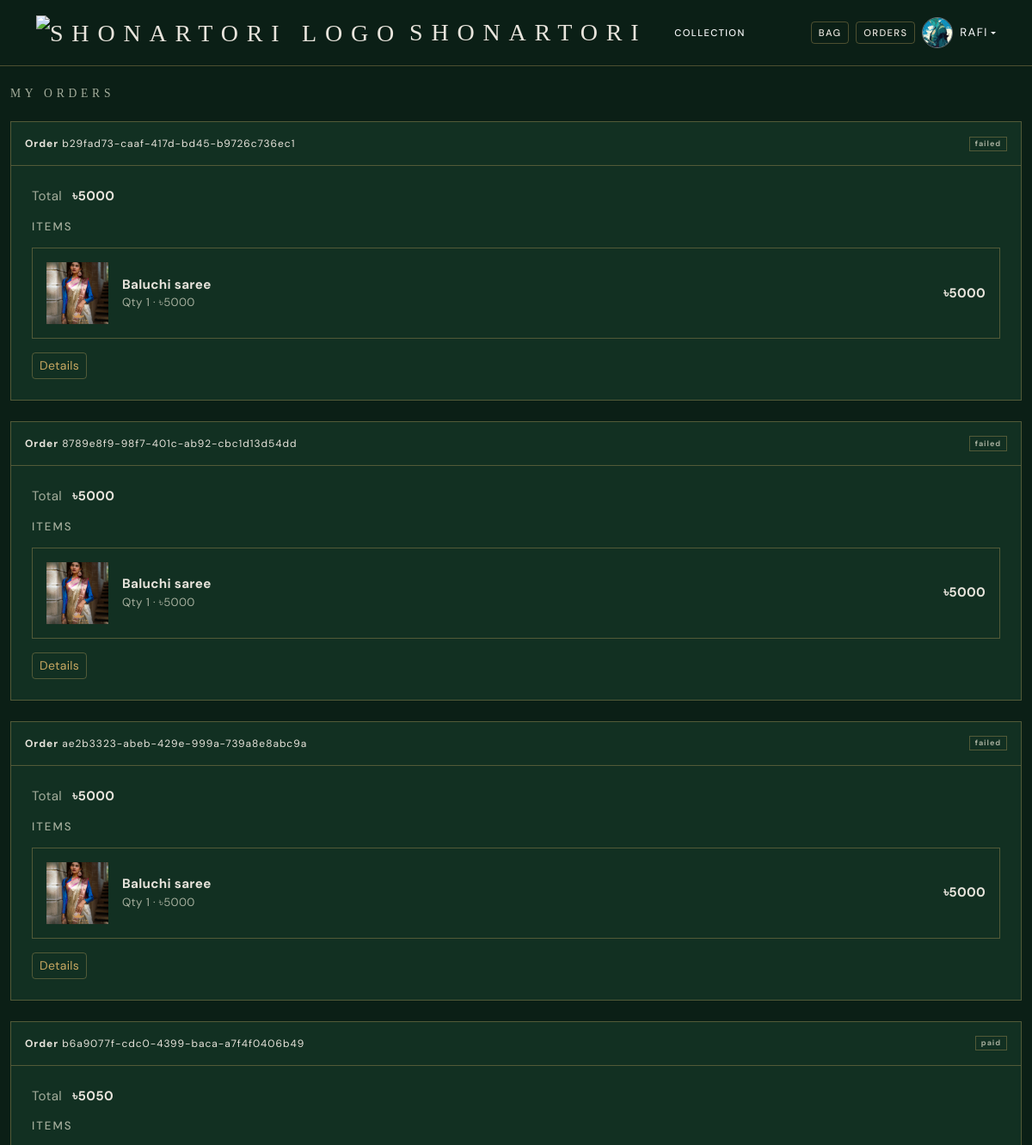
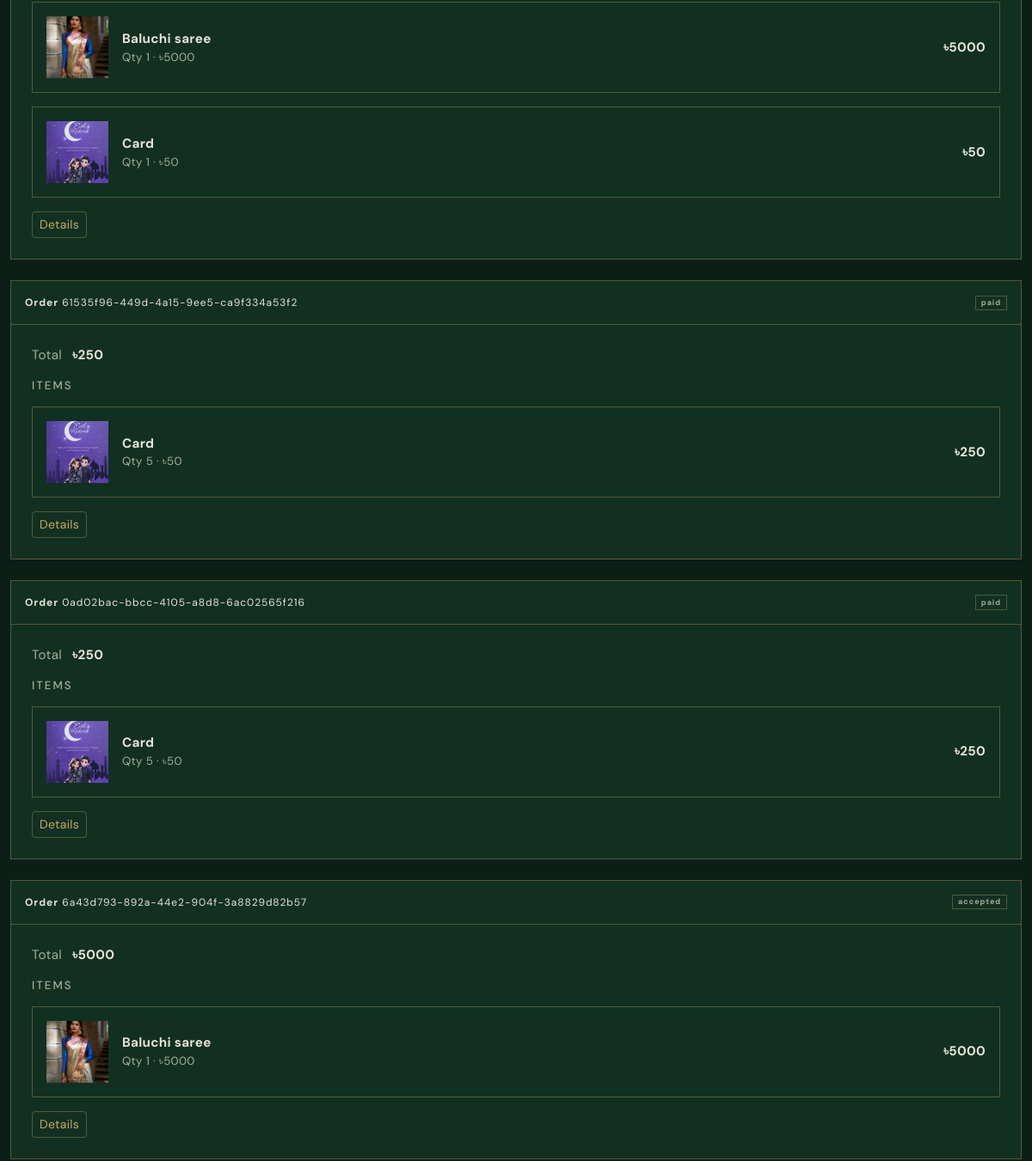
The page /orders/my-orders/ (signed in, upper part) on the database as committed earlier (2 pictures, top to bottom).
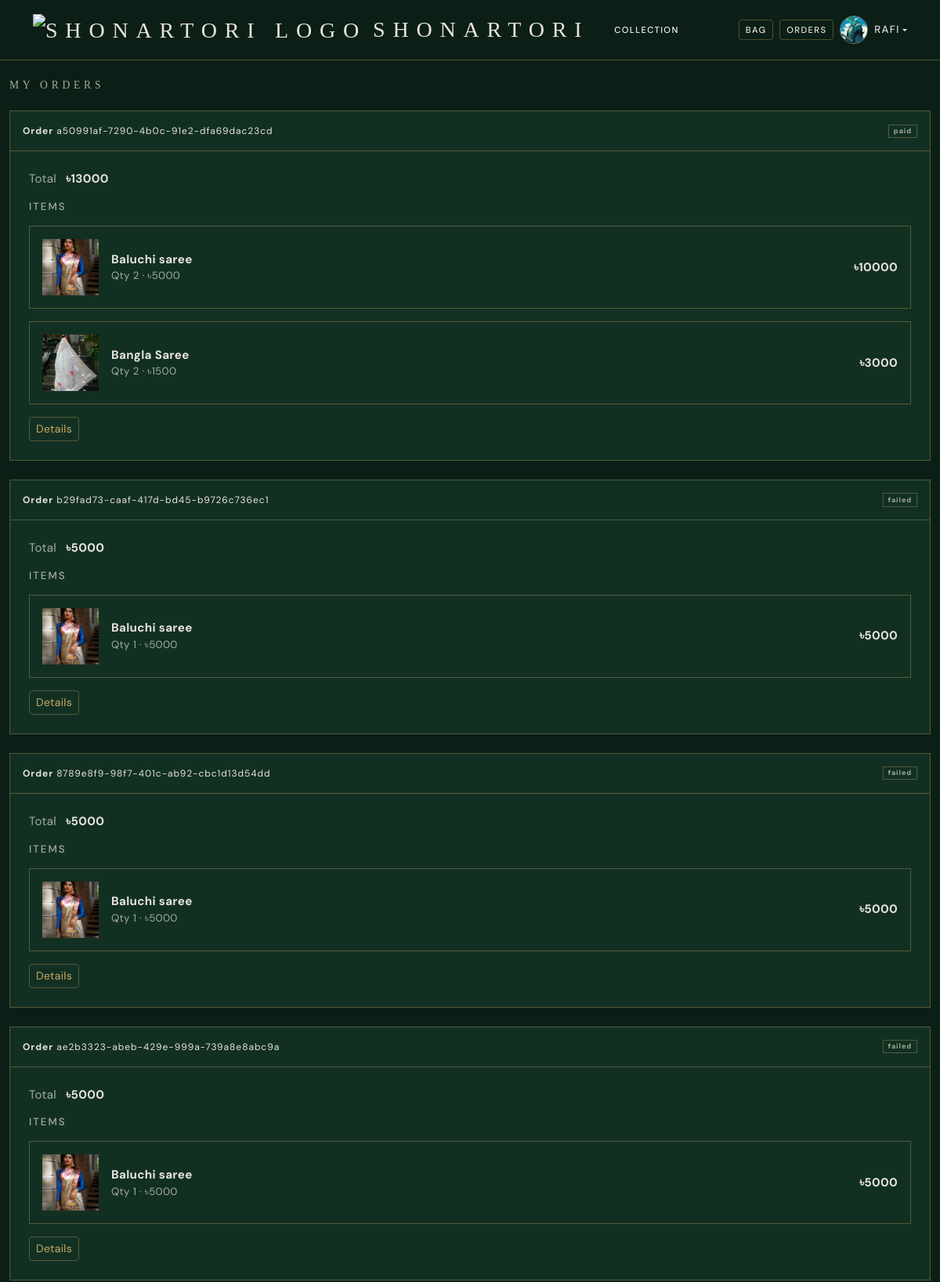
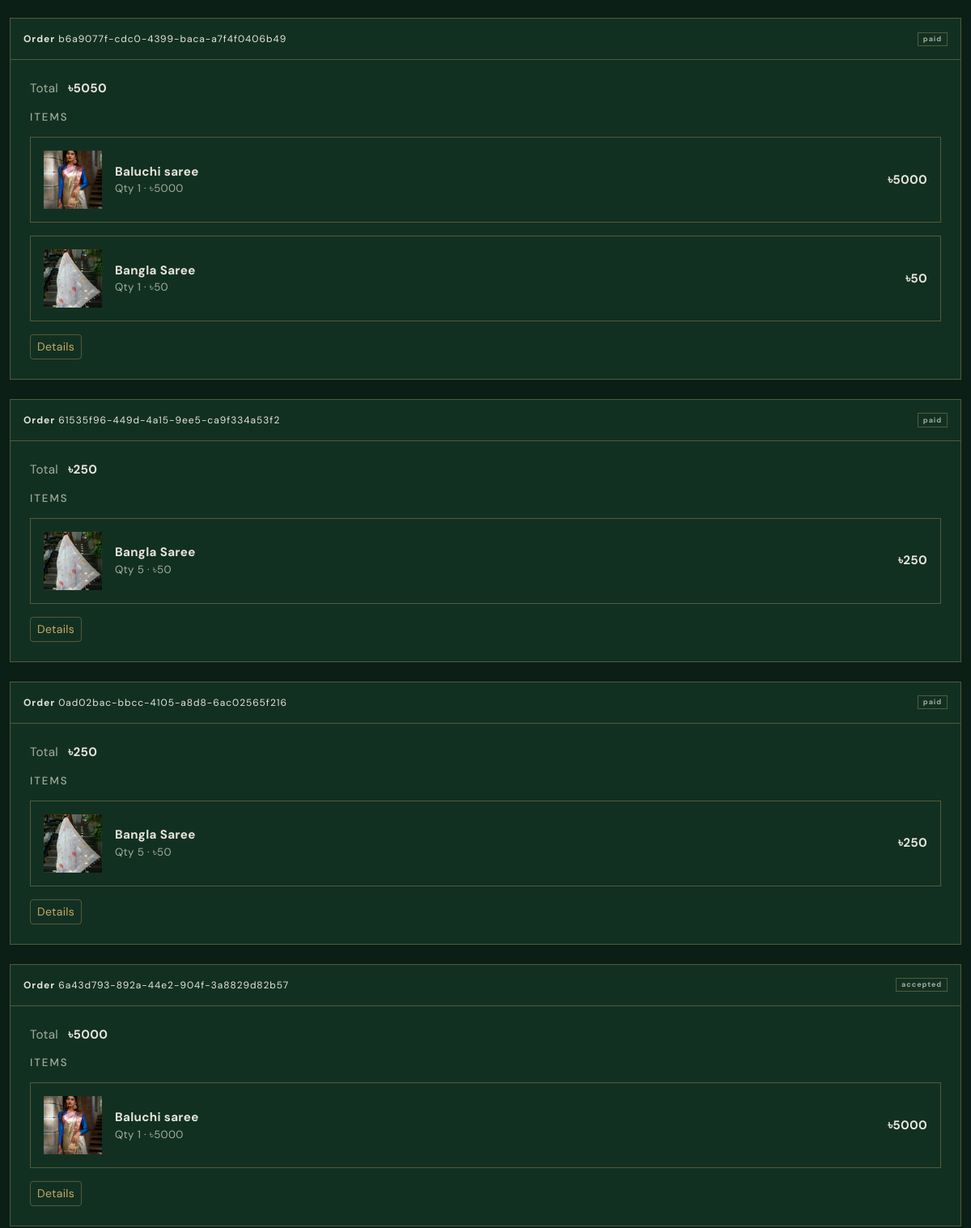
The same page on the database as committed later (2 pictures, top to bottom).
### orders/models.py (models this page shows, shortened)
class Order(BaseModel):
    user = models.ForeignKey(User, on_delete=models.CASCADE)
    total_price = models.IntegerField()
    STATUS_CHOICES = (
        ('pending', 'Pending'),
        ('paid', 'Paid'),
        ('failed', 'Failed'),
        ('accepted', 'Accepted'),
        ('rejected', 'Rejected'),
        ('shipped', 'Shipped'),
        ('delivered', 'Delivered'),
        ('cancelled', 'Cancelled'),
    )
    status = models.CharField(max_length=20, choices=STATUS_CHOICES, default='pending')
    address = models.TextField()
    phone = models.CharField(max_length=15)
    transaction_id = models.CharField(max_length=100, null=True, blank=True)
    payment_method = models.CharField(max_length=50, default='bKash')
    sender_number = models.CharField(max_length=15, null=True, blank=True)
    inventory_committed = models.BooleanField(
        default=False,
        help_text="True when stock has been deducted for this order.",
    )

class OrderItem(BaseModel):
    order = models.ForeignKey(Order, on_delete=models.CASCADE, related_name="order_items")
    product = models.ForeignKey(Product, on_delete=models.CASCADE)
    quantity = models.IntegerField()
    price = models.IntegerField()  # price at purchase time
    STATUS_CHOICES = (
        ('pending', 'Pending'),
        ('accepted', 'Accepted'),
        ('rejected', 'Rejected'),
        ('shipped', 'Shipped'),
        ('delivered', 'Delivered'),
    )
    status = models.CharField(max_length=20, choices=STATUS_CHOICES, default='pending')
    def get_total_price(self):
        return self.price * self.quantity

### products/models.py (models this page shows, shortened)
class Product(BaseModel):
    product_name = models.CharField(max_length=100)
    slug = models.SlugField(unique=True  , null=True , blank=True)
    category = models.ForeignKey(Category , on_delete=models.CASCADE , related_name="products")
    price = models.IntegerField()
    product_description = models.TextField()
    stock = models.PositiveIntegerField(
        default=0,
        help_text="Units available. 0 = out of stock.",
    )
    color_variant = models.ManyToManyField(ColorVariant , blank=True)
    size_variant = models.ManyToManyField(SizeVariant , blank=True)

class ProductImage(BaseModel):
    product = models.ForeignKey(Product , on_delete=models.CASCADE , related_name="product_images")
    image =  models.ImageField(upload_to="product")

### orders/views.py (the view)
# urls.py: path("my-orders/", views.my_orders, name="my-orders"),
@login_required(login_url="login")
def my_orders(request):
    orders = Order.objects.filter(user=request.user).order_by("-created_at")
    return render(request, "my_orders.html", {"orders": orders})

### orders/templates/my_orders.html (shortened to what this page needs)
{% extends "base.html" %}
{% block content %}
<h2 class="luxury-section-title text-start mb-4" style="text-align:left !important;">My Orders</h2>
{% for order in orders %}
<div class="card luxury-order-card mb-4">
  <div class="card-header d-flex flex-wrap justify-content-between align-items-center py-3">
    <span><strong class="text-lux-muted">Order</strong> {{ order.uid }}</span>
    <span class="badge rounded-0 border border-lux text-lux-muted">{{ order.status }}</span>
  </div>
  <div class="card-body p-4">
    <p class="mb-3"><span class="text-lux-muted">Total</span> <strong class="ms-2">৳{{ order.total_price }}</strong></p>
    <h6 class="small text-uppercase text-lux-muted mb-3" style="letter-spacing:0.15em;">Items</h6>
    {% for item in order.order_items.all %}
    <div class="d-flex align-items-center border border-lux p-3 mb-3">
      {% if item.product.product_images.first %}
      <img src="{{ item.product.product_images.first.image.url }}" width="72" height="72" class="me-3 object-fit-cover" style="object-fit:cover;" alt="">
      {% endif %}
      <div class="flex-grow-1">
        <strong>{{ item.product.product_name }}</strong>
        <div class="small text-lux-muted">Qty {{ item.quantity }} · ৳{{ item.price }}</div>
      </div>
      <div><strong>৳{{ item.get_total_price }}</strong></div>
    </div>
    {% endfor %}
    <div class="d-flex flex-wrap gap-2 mt-3">
      <a href="{% url 'order-detail' order.uid %}" class="btn btn-sm btn-outline-lux">Details</a>
    </div>
  </div>
</div>
{% empty %}
<div class="text-center text-lux-muted py-5">
  <p class="mb-0">No orders yet.</p>
  <a href="{% url 'index' %}" class="btn btn-outline-lux mt-3">Browse collection</a>
</div>
{% endfor %}
{% endblock %}

Rows that differ between the two databases and show on the page:
added Order: uid "a50991af-7290-4b0c-91e2-dfa69dac23cd", status "paid", total_price "13000"
added OrderItem: product.product_images.first.image (picture), product.product_name "Baluchi saree", quantity "2", price "5000", get_total_price "10000", shown under "a50991af-7290-4b0c-91e2-dfa69dac23cd"
added OrderItem: product.product_images.first.image (picture), product.product_name "Bangla Saree", quantity "2", price "1500", get_total_price "3000", shown under "a50991af-7290-4b0c-91e2-dfa69dac23cd"
changed through a linked row, OrderItem (number 7 of 10 on the later page): product.product_images.first.image: a different picture; product.product_name "Card" → "Bangla Saree"
changed through a linked row, OrderItem (number 8 of 10 on the later page): product.product_images.first.image: a different picture; product.product_name "Card" → "Bangla Saree"
changed through a linked row, OrderItem (number 9 of 10 on the later page): product.product_images.first.image: a different picture; product.product_name "Card" → "Bangla Saree"
